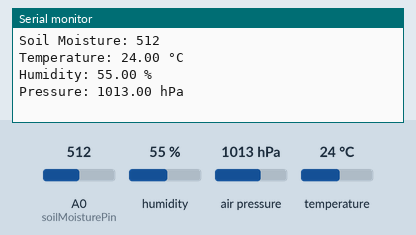
Recording of a sketch running on a simulated ESP8266 (NodeMCU). Shown: the last lines printed to the serial monitor. Inputs (shaded band) come from the test bench; at power-on: humidity 55 %, A0 (soilMoisturePin) = 512, air pressure 1013 hPa, temperature 24 °C. WiFi joins after 1.5 s; servers stay silent unless stated; uploads are accepted with an empty reply.

Above: at 3.2 s.
3.3 s: humidity set to 22 %
At 9.3 s:
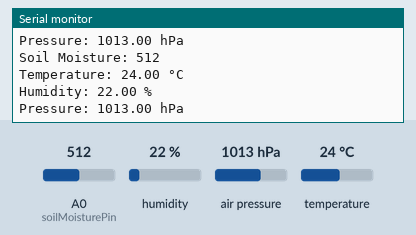
10.3 s: A0 (soilMoisturePin) set to 716
17.3 s: air pressure set to 952 hPa
At 22.2 s:
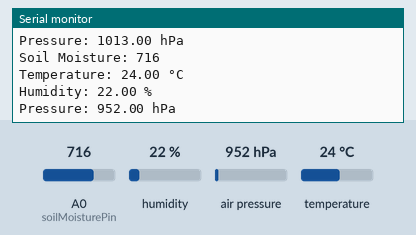
24.3 s: temperature set to 12 °C
At 28.6 s:
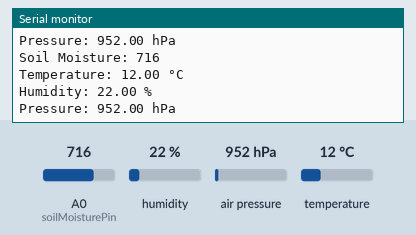
31.3 s: A0 (soilMoisturePin) set to 992
Timing chart, 0 to 34.3 s (numbered marks = the images above; inputs shaded):
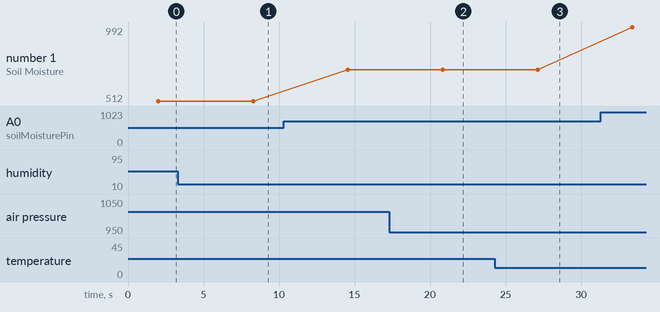

The sketch:

main.ino
```cpp
#include <ESP8266WiFi.h>
#include <Wire.h>
#include <Adafruit_Sensor.h>
#include <Adafruit_BME280.h>

const char* ssid = "your_SSID";
const char* password = "your_PASSWORD";

Adafruit_BME280 bme;

const int soilMoisturePin = A0;

void setup() {
  Serial.begin(115200);

  WiFi.begin(ssid, password);
  while (WiFi.status() != WL_CONNECTED) {
    delay(1000);
  }

  if (!bme.begin(0x76)) {
    while (1);
  }
}

void loop() {
  int soilMoistureValue = analogRead(soilMoisturePin);

  float temperature = bme.readTemperature();
  float humidity = bme.readHumidity();
  float pressure = bme.readPressure() / 100.0F;

  Serial.print("Soil Moisture: ");
  Serial.println(soilMoistureValue);
  Serial.print("Temperature: ");
  Serial.print(temperature);
  Serial.println(" °C");
  Serial.print("Humidity: ");
  Serial.print(humidity);
  Serial.println(" %");
  Serial.print("Pressure: ");
  Serial.print(pressure);
  Serial.println(" hPa");

  String url = "http://your_server_endpoint.com/?soil_moisture=" + String(soilMoistureValue) +
               "&temperature=" + String(temperature) +
               "&humidity=" + String(humidity) +
               "&pressure=" + String(pressure);

  WiFiClient client;
  if (client.connect("your_server_endpoint.com", 80)) {
    client.print(String("GET ") + url + " HTTP/1.1\r\n" +
                 "Host: your_server_endpoint.com\r\n" +
                 "Connection: close\r\n\r\n");
    delay(10);
    while (client.available()) {
      String line = client.readStringUntil('\r');
    }
    client.stop();
  }

  delay(5000);
}
//BTC - bc1q5kmqqynratseyh7v0n8q58rn7p5xejuemmc4px

//USDT(ETH) - 0x8558288490E11E7F900471E7D52F0b0A0B6b8572

//USDT(SOLANA) - 4MjmiAwiQT1cqb5fSpvdsKCabZAKxopcMsTqem9gWBqB

//USDT(POLYGON) - 0x8558288490E11E7F900471E7D52F0b0A0B6b8572

//ETH - 0x8558288490E11E7F900471E7D52F0b0A0B6b8572
```

Measured:
- after the input at 3.3 s, the serial monitor: prints a new line after 5.0 s (image 1)
- after the input at 17.3 s, the serial monitor: prints a new line after 3.5 s (image 2)
- after the input at 24.3 s, the serial monitor: prints a new line after 2.8 s (image 3)
- plotted number 1: 512 → 716 after the input at 10.3 s, 716 → 992 after the input at 31.3 s
